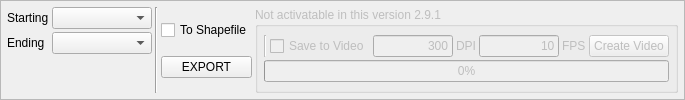
                 <widget class="QFrame" name="frame_9">
                  <property name="frameShape">
                   <enum>QFrame::StyledPanel</enum>
                  </property>
                  <property name="frameShadow">
                   <enum>QFrame::Raised</enum>
                  </property>
                  <layout class="QHBoxLayout" name="horizontalLayout_39">
                   <property name="spacing">
                    <number>3</number>
                   </property>
                   <property name="leftMargin">
                    <number>6</number>
                   </property>
                   <property name="topMargin">
                    <number>6</number>
                   </property>
                   <property name="rightMargin">
                    <number>6</number>
                   </property>
                   <property name="bottomMargin">
                    <number>6</number>
                   </property>
                   <item>
                    <layout class="QFormLayout" name="formLayout">
                     <property name="horizontalSpacing">
                      <number>3</number>
                     </property>
                     <property name="verticalSpacing">
                      <number>3</number>
                     </property>
                     <item row="0" column="0">
                      <widget class="QLabel" name="label_53">
                       <property name="sizePolicy">
                        <sizepolicy hsizetype="Minimum" vsizetype="Preferred">
                         <horstretch>0</horstretch>
                         <verstretch>0</verstretch>
                        </sizepolicy>
                       </property>
                       <property name="font">
                        <font>
                         <weight>50</weight>
                         <bold>false</bold>
                        </font>
                       </property>
                       <property name="text">
                        <string>Starting</string>
                       </property>
                      </widget>
                     </item>
                     <item row="0" column="1">
                      <widget class="QComboBox" name="comboBox_gwsw_sdate">
                       <property name="sizePolicy">
                        <sizepolicy hsizetype="Expanding" vsizetype="Fixed">
                         <horstretch>0</horstretch>
                         <verstretch>0</verstretch>
                        </sizepolicy>
                       </property>
                       <property name="minimumSize">
                        <size>
                         <width>100</width>
                         <height>0</height>
                        </size>
                       </property>
                       <property name="sizeAdjustPolicy">
                        <enum>QComboBox::AdjustToMinimumContentsLength</enum>
                       </property>
                      </widget>
                     </item>
                     <item row="1" column="0">
                      <widget class="QLabel" name="label_54">
                       <property name="sizePolicy">
                        <sizepolicy hsizetype="Minimum" vsizetype="Preferred">
                         <horstretch>0</horstretch>
                         <verstretch>0</verstretch>
                        </sizepolicy>
                       </property>
                       <property name="font">
                        <font>
                         <weight>50</weight>
                         <bold>false</bold>
                        </font>
                       </property>
                       <property name="text">
                        <string>Ending</string>
                       </property>
                      </widget>
                     </item>
                     <item row="1" column="1">
                      <widget class="QComboBox" name="comboBox_gwsw_edate">
                       <property name="sizePolicy">
                        <sizepolicy hsizetype="Expanding" vsizetype="Fixed">
                         <horstretch>0</horstretch>
                         <verstretch>0</verstretch>
                        </sizepolicy>
                       </property>
                       <property name="minimumSize">
                        <size>
                         <width>100</width>
                         <height>0</height>
                        </size>
                       </property>
                      </widget>
                     </item>
                    </layout>
                   </item>
                   <item>
                    <widget class="Line" name="line_9">
                     <property name="orientation">
                      <enum>Qt::Vertical</enum>
                     </property>
                    </widget>
                   </item>
                   <item>
                    <layout class="QVBoxLayout" name="verticalLayout_19">
                     <property name="spacing">
                      <number>3</number>
                     </property>
                     <property name="leftMargin">
                      <number>0</number>
                     </property>
                     <property name="topMargin">
                      <number>0</number>
                     </property>
                     <item>
                      <widget class="QCheckBox" name="checkBox_export_gwsw_shp">
                       <property name="font">
                        <font>
                         <weight>50</weight>
                         <bold>false</bold>
                        </font>
                       </property>
                       <property name="text">
                        <string>To Shapefile</string>
                       </property>
                       <property name="tristate">
                        <bool>false</bool>
                       </property>
                      </widget>
                     </item>
                     <item>
                      <widget class="QPushButton" name="pushButton_export_gwsw">
                       <property name="font">
                        <font>
                         <weight>50</weight>
                         <bold>false</bold>
                        </font>
                       </property>
                       <property name="text">
                        <string>EXPORT</string>
                       </property>
                      </widget>
                     </item>
                    </layout>
                   </item>
                   <item>
                    <widget class="QGroupBox" name="groupBox_10">
                     <property name="enabled">
                      <bool>false</bool>
                     </property>
                     <property name="font">
                      <font>
                       <weight>50</weight>
                       <bold>false</bold>
                      </font>
                     </property>
                     <property name="title">
                      <string>Not activatable in this version 2.9.1</string>
                     </property>
                     <property name="checkable">
                      <bool>false</bool>
                     </property>
                     <layout class="QVBoxLayout" name="verticalLayout_7">
                      <property name="leftMargin">
                       <number>6</number>
                      </property>
                      <property name="topMargin">
                       <number>3</number>
                      </property>
                      <property name="rightMargin">
                       <number>6</number>
                      </property>
                      <property name="bottomMargin">
                       <number>3</number>
                      </property>
                      <item>
                       <layout class="QVBoxLayout" name="verticalLayout_42">
                        <property name="spacing">
                         <number>3</number>
                        </property>
                        <item>
                         <layout class="QHBoxLayout" name="horizontalLayout_38">
                          <property name="spacing">
                           <number>3</number>
                          </property>
                          <property name="topMargin">
                           <number>0</number>
                          </property>
                          <item>
                           <widget class="Line" name="line_15">
                            <property name="orientation">
                             <enum>Qt::Vertical</enum>
                            </property>
                           </widget>
                          </item>
                          <item>
                           <widget class="QCheckBox" name="checkBox_gwsw_toVideo">
                            <property name="enabled">
                             <bool>false</bool>
                            </property>
                            <property name="font">
                             <font>
                              <weight>50</weight>
                              <bold>false</bold>
                             </font>
                            </property>
                            <property name="text">
                             <string>Save to Video</string>
                            </property>
                            <property name="checkable">
                             <bool>false</bool>
                            </property>
                           </widget>
                          </item>
                          <item>
                           <widget class="QLineEdit" name="lineEdit_gwsw_dpi">
                            <property name="enabled">
                             <bool>false</bool>
                            </property>
                            <property name="sizePolicy">
                             <sizepolicy hsizetype="Fixed" vsizetype="Fixed">
                              <horstretch>0</horstretch>
                              <verstretch>0</verstretch>
                             </sizepolicy>
                            </property>
                            <property name="minimumSize">
                             <size>
                              <width>30</width>
                              <height>0</height>
                             </size>
                            </property>
                            <property name="maximumSize">
                             <size>
                              <width>80</width>
                              <height>16777215</height>
                             </size>
                            </property>
                            <property name="font">
                             <font>
                              <weight>50</weight>
                              <bold>false</bold>
                             </font>
                            </property>
                            <property name="text">
                             <string>300</string>
                            </property>
                            <property name="alignment">
                             <set>Qt::AlignRight|Qt::AlignTrailing|Qt::AlignVCenter</set>
                            </property>
                           </widget>
                          </item>
                          <item>
                           <widget class="QLabel" name="label_55">
                            <property name="font">
                             <font>
                              <weight>50</weight>
                              <bold>false</bold>
                             </font>
                            </property>
                            <property name="text">
                             <string>DPI</string>
                            </property>
                           </widget>
                          </item>
                          <item>
                           <widget class="QLineEdit" name="lineEdit_gwsw_fps">
                            <property name="enabled">
                             <bool>false</bool>
                            </property>
                            <property name="sizePolicy">
                             <sizepolicy hsizetype="Fixed" vsizetype="Fixed">
                              <horstretch>0</horstretch>
                              <verstretch>0</verstretch>
                             </sizepolicy>
                            </property>
                            <property name="minimumSize">
                             <size>
                              <width>30</width>
                              <height>0</height>
                             </size>
                            </property>
                            <property name="maximumSize">
                             <size>
                              <width>80</width>
                              <height>16777215</height>
                             </size>
                            </property>
                            <property name="font">
                             <font>
                              <weight>50</weight>
                              <bold>false</bold>
                             </font>
                            </property>
                            <property name="text">
                             <string>10</string>
                            </property>
                            <property name="alignment">
                             <set>Qt::AlignRight|Qt::AlignTrailing|Qt::AlignVCenter</set>
                            </property>
                           </widget>
                          </item>
                          <item>
                           <widget class="QLabel" name="label_56">
                            <property name="font">
                             <font>
                              <weight>50</weight>
                              <bold>false</bold>
                             </font>
                            </property>
                            <property name="text">
                             <string>FPS</string>
                            </property>
                           </widget>
                          </item>
                          <item>
                           <widget class="QPushButton" name="pushButton_gwsw_autoplot">
                            <property name="enabled">
                             <bool>false</bool>
                            </property>
                            <property name="font">
                             <font>
                              <weight>50</weight>
                              <bold>false</bold>
                             </font>
                            </property>
                            <property name="text">
                             <string>Create Video</string>
                            </property>
                            <property name="checkable">
                             <bool>false</bool>
                            </property>
                           </widget>
                          </item>
                         </layout>
                        </item>
                        <item>
                         <layout class="QHBoxLayout" name="horizontalLayout_41">
                          <property name="topMargin">
                           <number>0</number>
                          </property>
                          <item>
                           <widget class="QProgressBar" name="progressBar_gwsw">
                            <property name="font">
                             <font>
                              <weight>50</weight>
                              <bold>false</bold>
                              <kerning>true</kerning>
                             </font>
                            </property>
                            <property name="value">
                             <number>0</number>
                            </property>
                            <property name="alignment">
                             <set>Qt::AlignRight|Qt::AlignTrailing|Qt::AlignVCenter</set>
                            </property>
                            <property name="textVisible">
                             <bool>true</bool>
                            </property>
                            <property name="format">
                             <string>%p%</string>
                            </property>
                           </widget>
                          </item>
                         </layout>
                        </item>
                       </layout>
                      </item>
                     </layout>
                    </widget>
                   </item>
                  </layout>
                 </widget>
